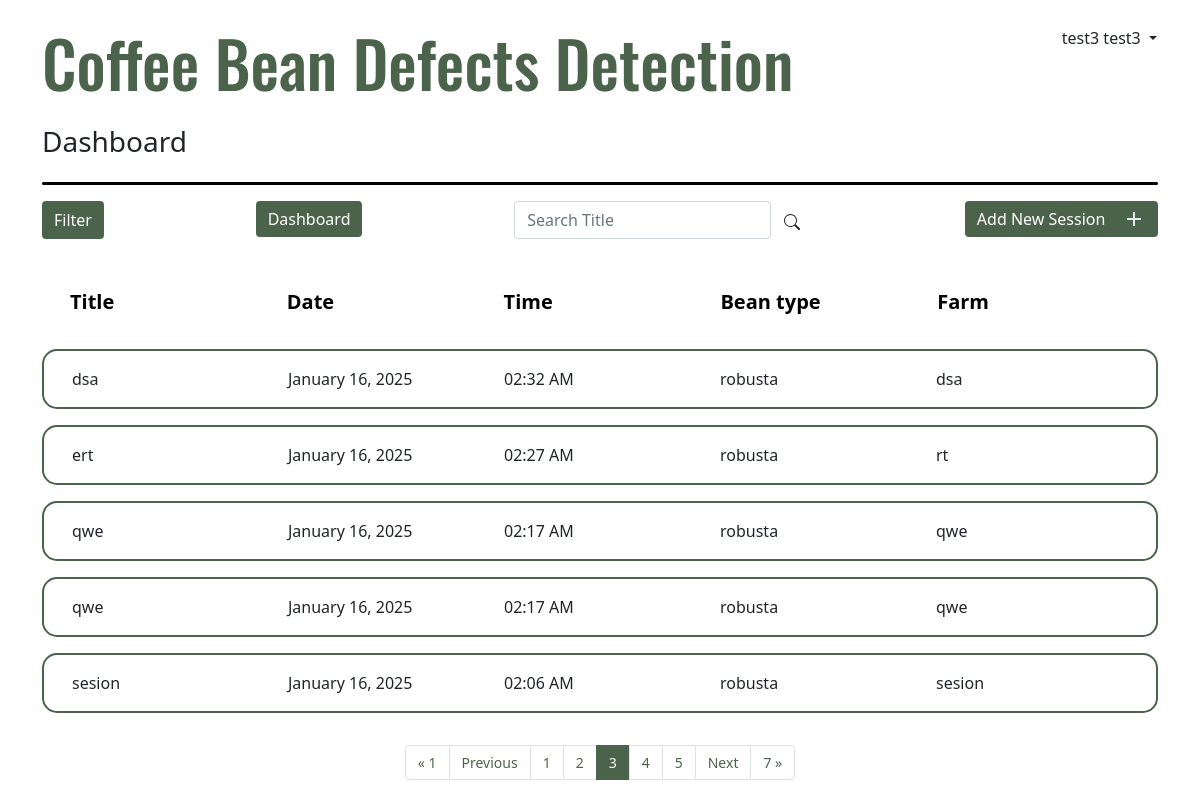
Page /dashboard/?page=3 (signed in) on the committed database.
### apps/dashboard/models.py (models this page shows, shortened)
class BatchSession(models.Model):
    batch_id = models.AutoField(primary_key=True)
    title = models.CharField(max_length=255, null=False)
    date_created = models.DateTimeField(default=now)
    bean_type = models.CharField(max_length=50)
    farm = models.CharField(max_length=255)
    user = models.ForeignKey(User, on_delete=models.CASCADE)

### apps/dashboard/views.py (the view, shortened to what this page needs)
# urls.py: path('dashboard/', views.DashboardListView.as_view(), name="dashboard"),
class DashboardListView(LoginRequiredMixin, ListView):
    model = BatchSession
    template_name = "dashboard/dashboard.html"
    redirect_field_name = "redirect_to"
    paginate_by = 5
    def get_queryset(self):
        query = Q(user=self.request.user)
        month = self.request.GET.get("month", "")
        bean_types = self.request.GET.get("type")  # Multiple values
        bean_types = str(bean_types).split("-")
        year = self.request.GET.get("year","")
        farm = self.request.GET.get("farm")
        title = self.request.GET.get("title")
        if title:
            query &= Q(title__contains=title)
        if month.isdigit():
            query &= Q(date_created__month=int(month))
        if year.isdigit():
            query &= Q(date_created__year=int(year))
        if bean_types != ['None']:
            query &= Q(bean_type__in=bean_types)
        if farm:
            query &= Q(farm__contains=farm)
        queryset = BatchSession.objects.filter(query).order_by("-date_created")
        return queryset
    def get_context_data(self, object_list=None, **kwargs):
        context = super().get_context_data(**kwargs)
        context['current_time'] = datetime.now().strftime("%H:%M:%S")
        queryset = object_list if object_list is not None else self.object_list
        page_size = self.get_paginate_by(queryset)
        print("PAGESIZE:", page_size)
        if page_size:
            paginator, page, queryset, is_paginated = self.paginate_queryset(
                queryset, page_size
            )
            context = {
                "paginator": paginator,
                "page_obj": page,
                "is_paginated": is_paginated,
                "object_list": queryset,
            }
        page_obj = context['page_obj']
        paginator = page_obj.paginator
        start_index = max(1, page_obj.number - 2)
        end_index = min(paginator.num_pages + 1, page_obj.number + 3)
        context['page_range'] = range(start_index, end_index)
        return context
    def render_to_response(self, context, **response_kwargs):
        if self.request.headers.get('X-Requested-With') == 'XMLHttpRequest':
            new_batch = self.get_context_data()
            html = render_to_string('dashboard/partials/filter_batch.html', {'filtered_batch': new_batch}, request=self.request)
            return JsonResponse({"html": html}, safe=False)
        return super().render_to_response(context, **response_kwargs)

### apps/dashboard/templates/dashboard/dashboard.html (shortened to what this page needs)
{% extends "layout.html" %}
{% block header_title %}
  Coffee Bean Defects Detection
{% endblock header_title %}
{% block head_content %}
<div class="d-inline-flex align-items-end gap-3">
  <h3>Dashboard</h3>
</div>
<div
  class="my-3"
  style="
    width: 100%;
    height: 3px;
    background-color: black;
    border-radius: 20px;
  "></div>
{% endblock head_content %}
{% block content %}
<div class="d-flex justify-content-between mb-2">
  <button
    class="btn btn-success"
    type="button"
    data-bs-toggle="offcanvas"
    data-bs-target="#filter-offcanvas"
    aria-controls="offcanvasWithBothOptions">
    Filter
  </button>
  <a href="{% url "dashboard" %}">
    <button class="btn btn-success">Dashboard</button>
  </a>
  <div>
    <div class="d-flex">
      <input
        id="search"
        type="text"
        name="search"
        class="form-control"
        placeholder="Search Title" />
      <button class="input-group-text btn" id="basic-addon2">
        <svg
          xmlns="http://www.w3.org/2000/svg"
          width="16"
          height="16"
          fill="currentColor"
          class="bi bi-search"
          viewBox="0 0 16 16">
          <path
            d="M11.742 10.344a6.5 6.5 0 1 0-1.397 1.398h-.001q.044.06.098.115l3.85 3.85a1 1 0 0 0 1.415-1.414l-3.85-3.85a1 1 0 0 0-.115-.1zM12 6.5a5.5 5.5 0 1 1-11 0 5.5 5.5 0 0 1 11 0" />
        </svg>
      </button>
    </div>
  </div>
  <a href="{% url "add_session" %}" style="text-decoration:none">
    <button class="btn btn-success d-flex align-items-center">
      <p class="mb-0 me-0">Add New Session&nbsp;&nbsp;&nbsp;&nbsp;</p>
      <svg  xmlns="http://www.w3.org/2000/svg" height="24px" viewBox="0 -960 960 960" width="24px" fill="#e8eaed">
        <path d="M440-440H200v-80h240v-240h80v240h240v80H520v240h-80v-240Z"/>
      </svg>
    </button>
  </a>
</div>
<br />
<div class="container-fluid m-0 p-0" id="container-main">
    <div class="mb-3">
      <div class="row session-batches-header fw-bold fs-5 m-0 p-3">
        <div class="col">Title</div>
        <div class="col">Date</div>
        <div class="col">Time</div>
        <div class="col">Bean type</div>
        <div class="col">Farm</div>
      </div>
    </div>
    <div id="session-list-container">
      {% for object in object_list %}
      <div class="session-list container-fluid">
        <div
          class="row p-3 mb-3 session-batches-container"
          data-bs-toggle="collapse"
          href="#collapseExample{{ object.batch_id }}"
          role="button"
          aria-expanded="false"
          aria-controls="collapseExample1">
          <div class="col">{{ object.title }}</div>
          <div class="col">{{ object.date_created|date:"F d, Y" }}</div>
          <div class="col">{{ object.date_created|date:"h:i A" }}</div>
          <div class="col">{{ object.bean_type }}</div>
          <div class="col">{{ object.farm }}</div>
        </div>
      </div>
      {% endfor %}
    </div>
    {% if page_obj.paginator.num_pages > 1%}
      {% if page_obj.has_next or page_obj.has_previous %}
      <nav aria-label="Page navigation " class="d-flex justify-content-center align-items-center">
        <ul class="pagination pagination-custom mt-3 mb-0">
          {% if page_obj.has_previous %}
            {% if search_query %}
            <li class="page-item pages"><a class="page-link" href="?page=1&search={{search_query}}">&laquo; 1</a></li>
            <li class="page-item pages"><a class="page-link" href="?page={{ page_obj.previous_page_number }}&search={{search_query}}">Previous</a></li>
            {% else %}
            <li class="page-item"><a class="page-link pages" href="?page=1">&laquo; 1</a></li>
            <li class="page-item"><a class="page-link pages" href="?page={{ page_obj.previous_page_number }}">Previous</a></li>
            {% endif %}
          {% endif %}
          {% for page_num in page_range %}
            {% if page_num == page_obj.number %}
              <li class="page-item current-page">
                <a class="page-link">{{ page_num }}</a>
              </li>
            {% else %}
              {% if search_query %}
              <li class="page-item">
                <a class="page-link pages" href="?page={{ page_num }}&search={{search_query}}">{{ page_num }}</a>
              </li>
              {% else %}
              <li class="page-item">
                <a class="page-link pages" href="?page={{ page_num }}">{{ page_num }}</a>
              </li>
              {% endif %}
            {% endif %}
          {% endfor %}
          {% if page_obj.has_next %}
            {% if search_query %}
            <li class="page-item"><a class="page-link pages" href="?page={{ page_obj.next_page_number }}&search={{search_query}}">Next</a></li>
            <li class="page-item"><a class="page-link pages" href="?page={{ page_obj.paginator.num_pages }}&search={{search_query}}">{{page_obj.paginator.num_pages}} &raquo;</a></li>
            {% else %}
            <li class="page-item"><a class="page-link pages" href="?page={{ page_obj.next_page_number }}">Next</a></li>
            <li class="page-item"><a class="page-link pages" href="?page={{ page_obj.paginator.num_pages }}">{{page_obj.paginator.num_pages}} &raquo;</a></li>
            {% endif %}
          {% endif %}
        </ul>
      </nav>
      {% endif %}
    {% endif %}
</div>
{% endblock content %}

### apps/templates/layout.html (shortened to what this page needs)
{% load static %}
<!DOCTYPE html>
<html lang="en">
  <head>
    <link href="https://cdn.jsdelivr.net/npm/bootstrap@5.1.3/dist/css/bootstrap.min.css" rel="stylesheet" />
    <link href="{% static 'style.css' %}?v={{ current_time }}" rel="stylesheet"/>
  </head>
  <body>
    <div class="container-md mb-3">
      <div>
        <div class="title row flex-column-reverse flex-sm-row m-0">
          <h3 class="col my-4 p-0">
            {% block header_title %}{% endblock header_title %}
          </h3>
          <div class="col col-sm-3 my-4 col-md-3 text-sm-center text-md-end p-0">
            <div
              class="dropdown-toggle btn p-0"
              data-bs-toggle="dropdown"
              aria-expanded="false">
              {{ request.user.first_name }} {{ request.user.last_name }}
            </div>
          </div>
        </div>
        {% block head_content %} {% endblock head_content %}
      </div>
      {% block content %} {% endblock content %}
    </div>
  </body>
</html>

### static/style.css (style rules this page uses)
:root { --main-green-theme: rgb(75, 99, 75); }
.title > h3 { font-size: 2em; font-family: "Oswald", sans-serif; font-optical-sizing: auto; font-style: normal; color: rgb(75, 99, 75); }
.btn-success { background-color: var(--main-green-theme); border: none; }
.session-batches-container { border-radius: 15px; border: 2px var(--main-green-theme) solid; }
.session-batches, .session-batches-header { text-decoration: none; color: black; }
@media screen and (min-width: 576px) { .title > h3 { font-size: 3em; } }
.page-link { color: var(--main-green-theme); }
.pagination-custom { font-size: 14px; }
.current-page a { color: white; background-color: var(--main-green-theme) !important; border-color: var(--main-green-theme) !important; }
@media screen and (min-width: 768px) { .title > h3 { font-size: 4em; } }

### rows in the picture
BatchSession: title "dsa", date_created "January 16, 2025", date_created "02:32 AM", bean_type "robusta", farm "dsa"
BatchSession: title "ert", date_created "January 16, 2025", date_created "02:27 AM", bean_type "robusta", farm "rt"
BatchSession: title "qwe", date_created "January 16, 2025", date_created "02:17 AM", bean_type "robusta", farm "qwe"
BatchSession: title "qwe", date_created "January 16, 2025", date_created "02:17 AM", bean_type "robusta", farm "qwe"
BatchSession: title "sesion", date_created "January 16, 2025", date_created "02:06 AM", bean_type "robusta", farm "sesion"

### other values in the picture
{{ request.user.first_name }} "test3"
{{ request.user.last_name }} "test3"
{{ page_num }} "1" "2" "4" "5"
{{ page_num }} "3"
{{ page_obj.paginator.num_pages }} "7"
